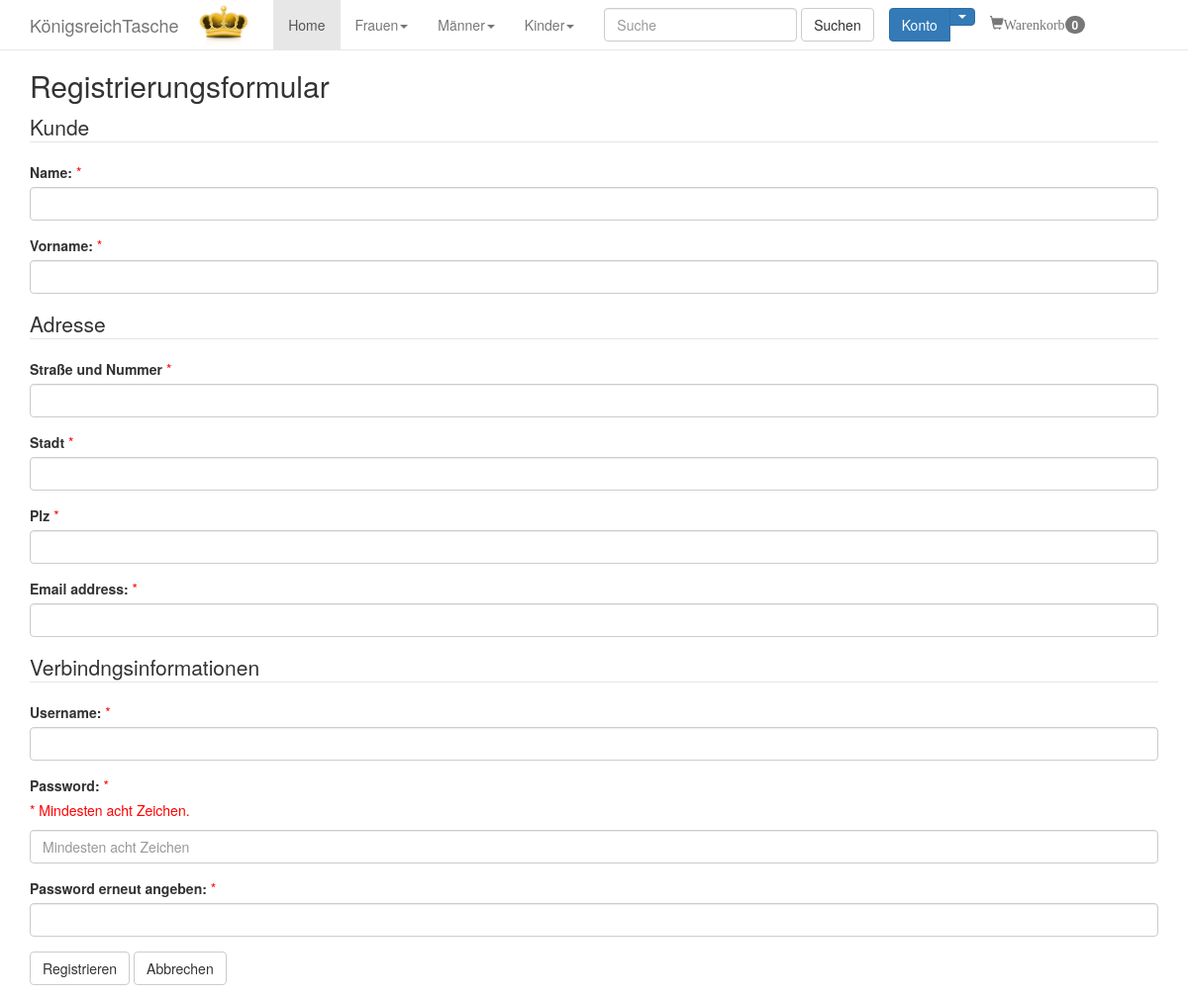
The app's page /view/registrieren.php with its own data.
### tables this page shows
CREATE TABLE `kategorie` (
  `IDKategorie` int(11) NOT NULL,
  `NameKategorie` varchar(50) DEFAULT NULL,
  `BezeichnungKategorie` varchar(50) DEFAULT NULL
);

### view/nav_bar.php (the view, shortened to what this page needs)
<div class="navbar navbar-default navbar-fixed-top" id="navbar">
          <div class="container">
            <div class="navbar-header">
              <a class="navbar-brand" href="#">K&oumlnigsreichTasche</a>
              <span><img id="logo" src="../media/500_F_43284985_CDLQaeuPVUe2j10Zlw8gMfoDH64dpEis.jpg"/></span>
            </div>
            <ul class="nav navbar-nav">
              <li class="active"><a href="/tasche/view/">Home</a></li>
			  <?php
			  	try{
					$bdd = new PDO('mysql:host=localhost;dbname=taschen', 'root', '');
							$query = $bdd->query('SELECT * FROM kategorie');
			while($donnees = $query->fetch()){
			?>
			<li class="dropdown"><a class="dropdown-toggle" data-toggle="dropdown" href="#"><?php echo $donnees['NameKategorie'] ?><span class="caret"></span></a>
              </li>
              <?php
			}
			}catch(Exception $e){
				die('Fehler:' .$e->getMessage());
			}
			?>
              <li>
                <form class="navbar-form">
                  <div class="form-group">
                    <input type="text" class="form-control" placeholder="Suche">
                  </div>
                  <button type="submit" class="btn btn-default">Suchen</button>
                </form>
              </li>
              <li>
				<?php
					if(!isset($_SESSION['id'])){
				?>
					<div class="btn-group" style="margin-top:8px;">
                  <button type="button" class="btn btn-primary">Konto</button>
                  <button type="button" class="btn btn-primary dropdown-toggle" data-toggle="dropdown">
                    <span class="caret"></span>
                  </button>
                </div>
						<?php
					}
				?>
              </li>
			  <li><a href="warenkorb.php"><span class="glyphicon glyphicon-shopping-cart">Warenkorb</span><span class="badge"><?php if(isset($_SESSION['waren'])) echo sizeof($_SESSION['waren']); else echo 0;?></span></a></li>
            </ul>
          </div>
        </div>

### view/style/style.css (style rules this page uses)
#logo { display:inline; height:50px; margin-right:20px; }
#navbar { width:102.5%; margin-left:-1.25%; }
.navbar { background-color:white; }

### records on screen
kategorie: NameKategorie "Frauen"
kategorie: NameKategorie "Männer"
kategorie: NameKategorie "Kinder"
